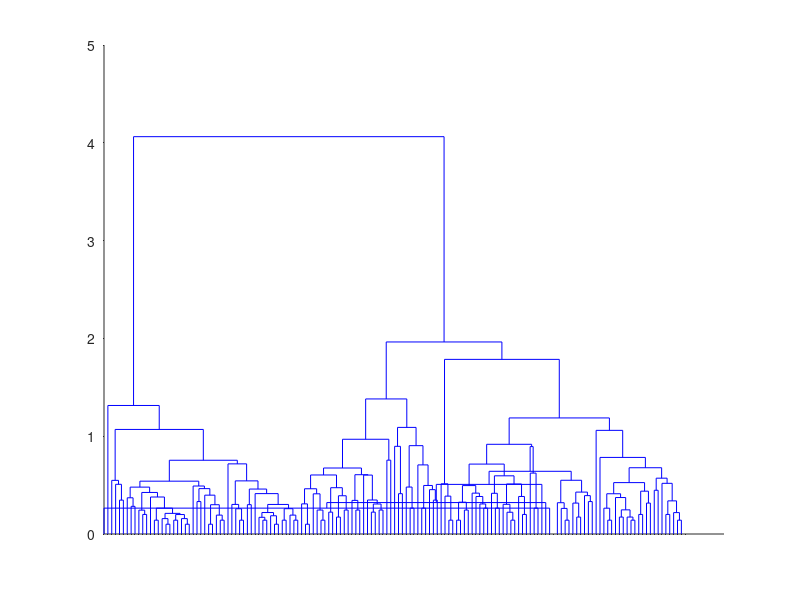

Here is the MATLAB script that generated this plot: (Note: this script raises an error after producing the figure.)
load fisheriris
euc_dist = pdist(meas,'euclidean');
size(euc_dist)
clust_tree_euc = linkage(euc_dist, 'average');
size(clust_tree_euc)

[h,nodes] = dendrogram(clust_tree_euc,0);

set(gca,'TickDir','out','TickLength',[.002 0], 'XTickLabel',[]);

hidx = cluster(clust_tree_euc,'MaxClust', 3);

for i = 1 : max(hidx)
    clust = find(hidx == i);
    plot3(meas(clust,1),meas(clust,2),meas(clust,3),ptsymb{i});
    hold on
end
    hold off
    xlabel('Sepal Length'); ylabel('Sepal Width'); zlabel('Petal Length');
    view(-137,10);
    grid on